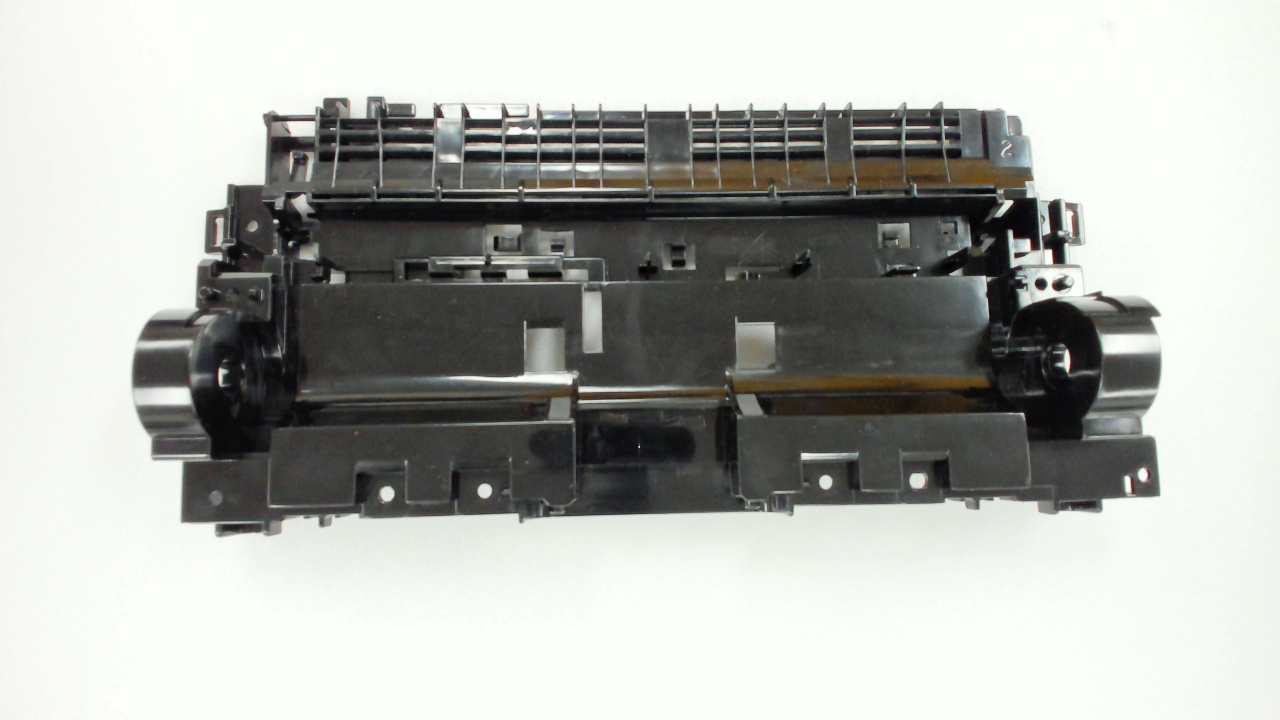
#> input picture img/normal.jpg, 3840 x 2160 px (shown at 1/3 size)
$ python match.py   (older library calls are emulated)
#> lines starting #> are read from the running program, lines starting #| are printed output that depends on the picture; after the words box and inside, x2 and y2 are one past the last pixel; in counts of white or black regions, pixels touching at a corner belong together; long printed decimals are rounded
import cv2
import numpy as np

img1 = cv2.imread('img/normal.jpg',0)
#> img1: shape (2160, 3840); min 0, max 255, mean 178.4
img2 = cv2.imread('img/part1.jpg',0)
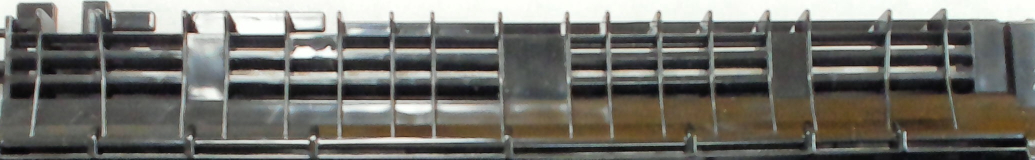
#> input picture img/part1.jpg, 2069 x 319 px (shown at 1/2 size)
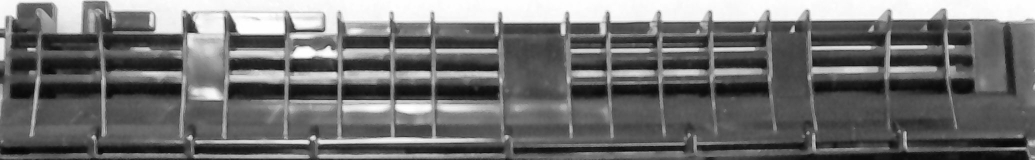
#> img2: shape (319, 2069) (shown at 1/2 size); min 2, max 255, mean 111.6

ret, thresh = cv2.threshold(img1, 127, 255,0)
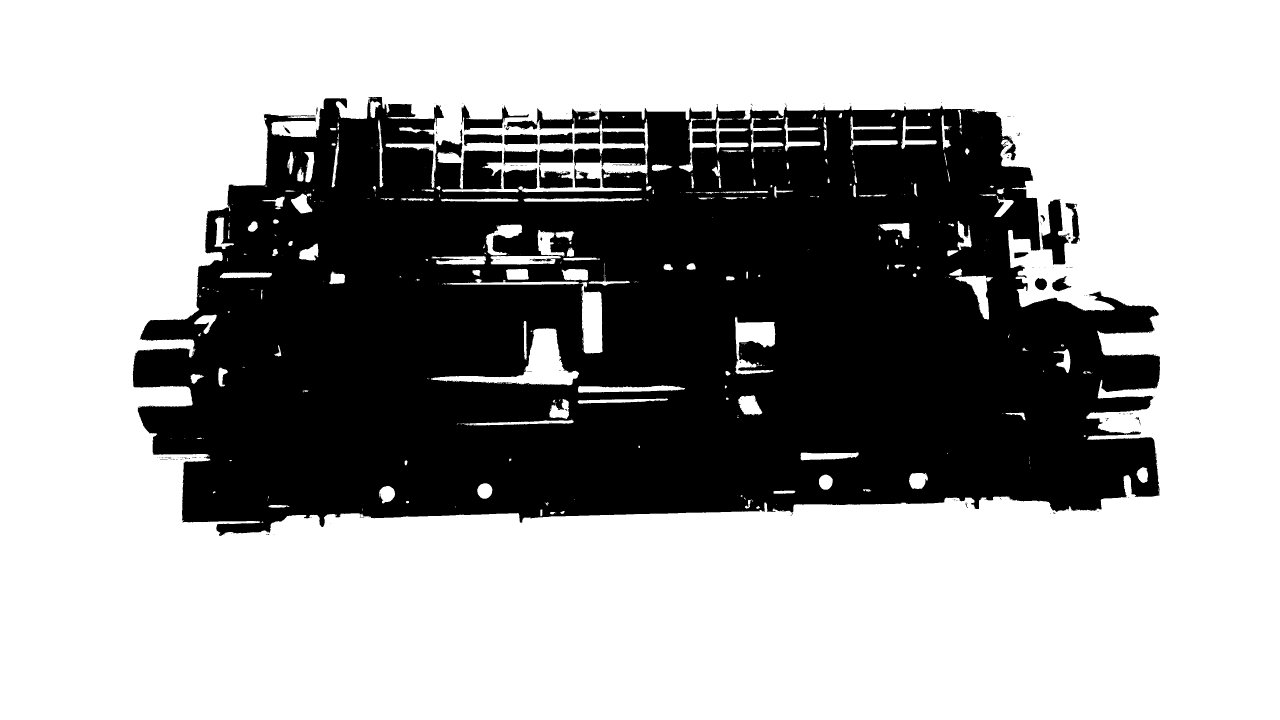
#> thresh: shape (2160, 3840) (shown at 1/3 size); 64.3% white; 352 black regions (322 under 20 px), largest, box (x1, y1, x2, y2) and area: (398, 291, 3480, 1608) 2906420, (1721, 443, 1937, 564) 11812, (3125, 597, 3208, 795) 8401
ret, thresh2 = cv2.threshold(img2, 127, 255,0)
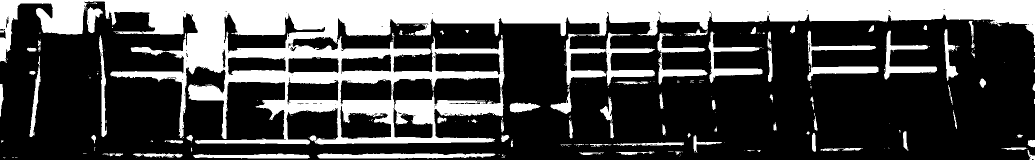
#> thresh2: shape (319, 2069) (shown at 1/2 size); 29.4% white; 246 white regions (170 under 20 px), largest, box (x1, y1, x2, y2) and area: (0, 0, 2069, 289) 163701, (1615, 61, 1757, 162) 3388, (634, 307, 991, 317) 2914
contours,hierarchy ,_ = cv2.findContours(thresh,2,1)
cnt1 = contours[0]
#> cnt1 = 3840 values from 255 to 255
contours,hierarchy ,_ = cv2.findContours(thresh2,2,1)
cnt2 = contours[0]
#> cnt2 = 2069 values from 255 to 255

ret = cv2.matchShapes(cnt1,cnt2,1,0.0)
#> ret = 24.04
print(ret)
#| 24.037
'''
img1 = cv2.resize(img1, dsize=(960, 480), interpolation=cv2.INTER_AREA)
img2 = cv2.resize(img2, dsize=(960, 480), interpolation=cv2.INTER_AREA)
cv2.imshow('img1', img1)
cv2.imshow('img2', img2)

cv2.waitKey(0)
cv2.destroyAllwindows(0)
'''
